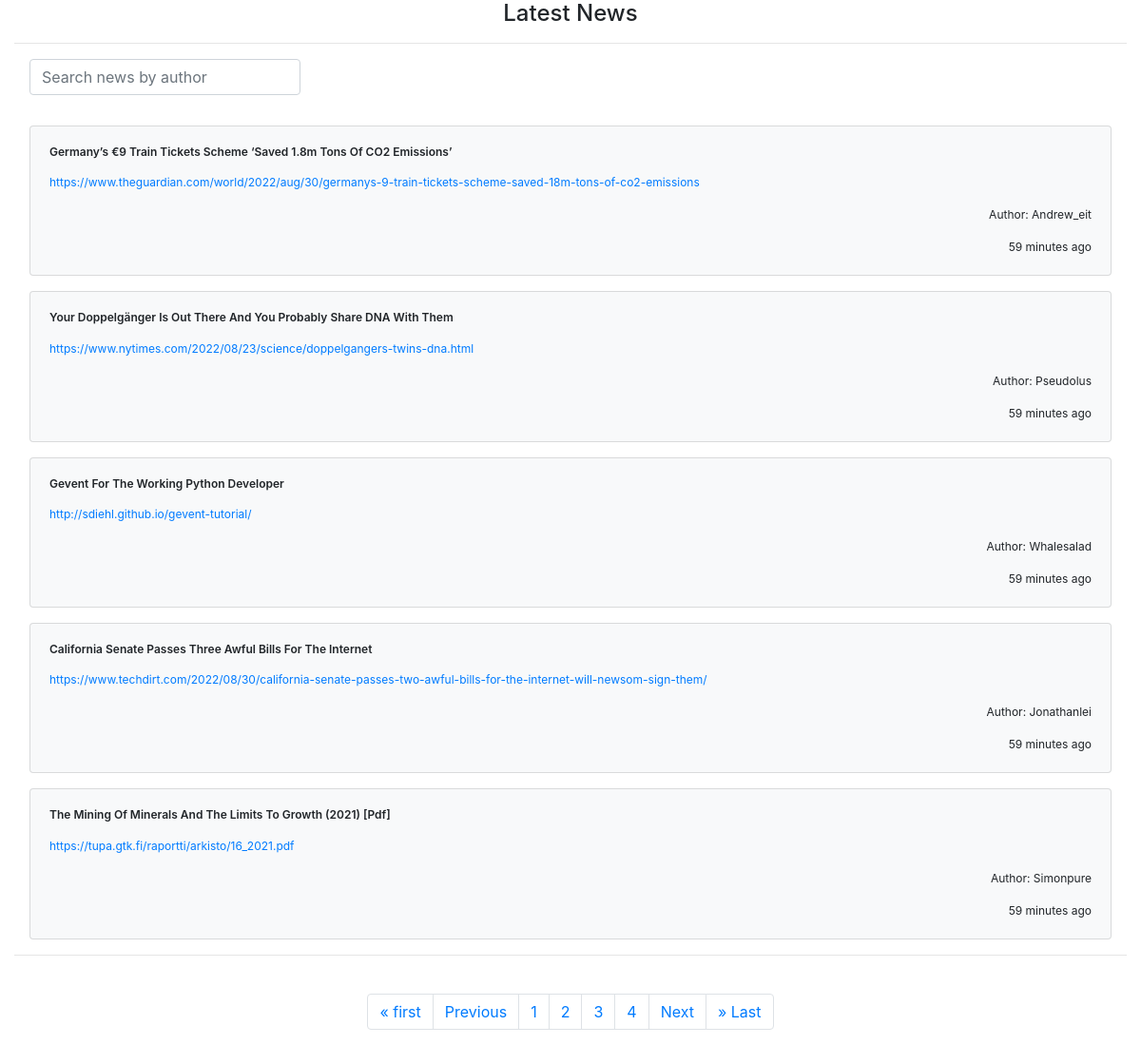
/api/v0/items/news/?page=3, run on the app's committed database.
### news/models.py (models this page shows, shortened)
class DemoNewsModel(models.Model):
    newsid = models.BigIntegerField(unique=True, primary_key=True)
    name = models.CharField(max_length=255, blank=True)
    relatedids = models.TextField(blank=True, null=True)
    score = models.IntegerField()
    title = models.CharField(max_length=255, blank=True)
    newstype = models.CharField(max_length=255, blank=True)
    descendants = models.IntegerField()
    text = models.TextField(blank=True, null=True)
    url = models.CharField(max_length=255, blank=True)
    created_at = models.DateTimeField(auto_now=True)
    class Meta:
        ordering = ['-created_at']

### news/views.py (the view)
# urls.py: path('news/', newsItemView, name='news'),
def newsItemView(request):
    q = request.GET.get('q') if request.GET.get('q') != None else ''
    news_list = DemoNewsModel.objects.filter(Q(name__icontains=q))[:20]
    p = Paginator(DemoNewsModel.objects.filter(Q(name__icontains=q))[:20], 5)
    page = request.GET.get('page')
    news = p.get_page(page)
    nums = "1" * news.paginator.num_pages
    return render(request, 'news/news.html', {'news': news, 'news_list':  news_list, "nums": nums})

### news/templates/news/news.html (shortened to what this page needs)
{% extends 'main.html' %} {% block content %}
<div class="container-fluid">
  <div class="row justify-content-center" style="height: 90vh">
    <div class="col">
      <h4 style="text-align: center; margin-bottom: 10px">Latest News</h4>
      <hr />
      <form action="{% url 'news' %}" class="d-flex m-3">
        <input
          class="form-control w-25 mb-3"
          type="search"
          name="q"
          placeholder="Search news by author"
          aria-label="Search"
        />
      </form>
      {% for news in news %}
      <div class="card m-3 bg-light">
        <div class="card-body">
          <h6
            class="card-title text-left"
            style="
              text-transform: capitalize;
              font-size: 12px;
              font-weight: 600;
            "
          >
            {{ news.title }}
          </h6>
          <p class="text-justify" style="font-size: 12px">
            <a href="{{ news.url }}">{{ news.url }}</a>
          </p>
          <p class="card-text text-right" style="font-size: 12px; text-transform: capitalize;">
            Author: {{ news.name }}
          </p>
          <p class="card-text text-right" style="font-size: 12px">
            {{ news.created_at|timesince }} ago
          </p>
        </div>
      </div>
      {% endfor %}
      <hr />
      <br />
      <nav aria-label="Page navigation example">
        <ul class="pagination justify-content-center">
          {% if news.has_previous %}
          <li class="page-item">
            <a href="?page=1" class="page-link">&laquo; first</a>
          </li>
          <li class="page-item">
            <a href="?page={{ news.previous_page_number }}" class="page-link"
              >Previous</a
            >
          </li>
          {% endif %} {% for i in nums %}
          <li class="page-item">
            <a href="?page={{ forloop.counter }}" class="page-link"
              >{{ forloop.counter }}</a
            >
          </li>
          {% endfor %} {% if news.has_next %}
          <li class="page-item">
            <a href="?page={{ news.next_page_number }}" class="page-link"
              >Next</a
            >
          </li>
          <li class="page-item">
            <a href="?page={{ news.paginator.num_pages }}" class="page-link"
              >&raquo; Last</a
            >
          </li>
          {% endif %}
        </ul>
      </nav>
    </div>
  </div>
</div>
{% endblock %}

### news/templates/news/news.html (style rules this page uses)
p { font-size: 12px; }

### data on the page
DemoNewsModel: title "Germany’s €9 Train Tickets Scheme ‘saved 1.8m Tons Of CO2 Emissions’", url "https://www.theguardian.com/world/2022/aug/30/germanys-9-train-tickets-scheme-saved-18m-tons-of-co2-emissions", name "Andrew_eit", created_at "59 minutes"
DemoNewsModel: title "Your Doppelgänger Is Out There And You Probably Share DNA With Them", url "https://www.nytimes.com/2022/08/23/science/doppelgangers-twins-dna.html", name "Pseudolus", created_at "59 minutes"
DemoNewsModel: title "Gevent For The Working Python Developer", url "http://sdiehl.github.io/gevent-tutorial/", name "Whalesalad", created_at "59 minutes"
DemoNewsModel: title "California Senate Passes Three Awful Bills For The Internet", url "https://www.techdirt.com/2022/08/30/california-senate-passes-two-awful-bills-for-the-internet-will-newsom-sign-them/", name "Jonathanlei", created_at "59 minutes"
DemoNewsModel: title "The Mining Of Minerals And The Limits To Growth (2021) [pdf]", url "https://tupa.gtk.fi/raportti/arkisto/16_2021.pdf", name "Simonpure", created_at "59 minutes"
